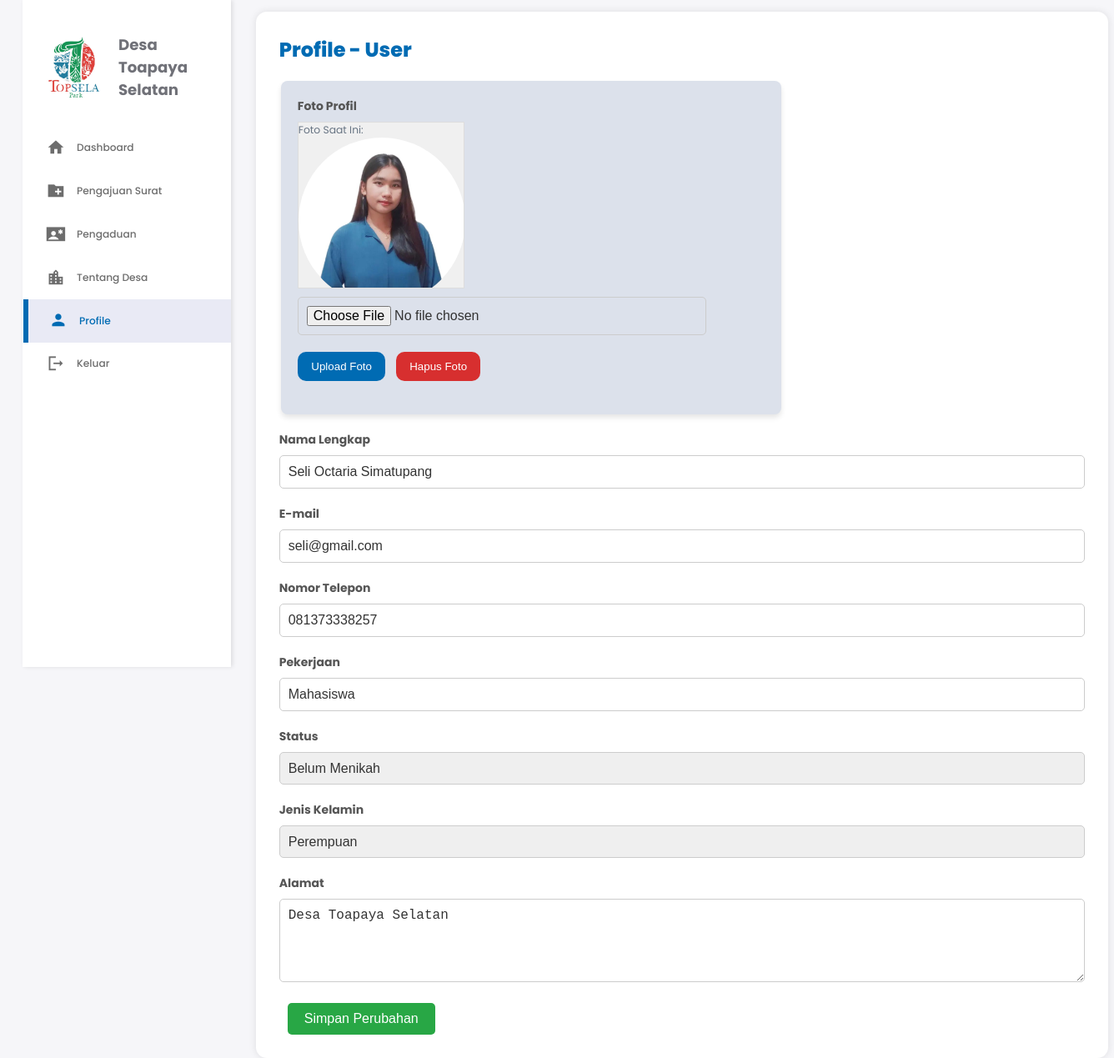
Page /topsela/profile.php (signed in) on the committed database.
### tables this page shows
CREATE TABLE `profile_user` (
  `id` int(11) NOT NULL,
  `role` varchar(4) NOT NULL,
  `nama` varchar(255) NOT NULL,
  `email` varchar(255) NOT NULL,
  `password` varchar(255) NOT NULL,
  `phone` varchar(15) NOT NULL,
  `status` enum('Pilih','Menikah','Belum Menikah') DEFAULT 'Pilih',
  `gender` enum('Pilih','Pria','Wanita') DEFAULT 'Pilih',
  `alamat` text NOT NULL,
  `foto` varchar(255) DEFAULT NULL,
  `pekerjaan` varchar(255) NOT NULL
);

### topsela/profile.php (the view, shortened to what this page needs)
<?php
require_once('config.php');
$email = $_SESSION['email'];
$query = "SELECT * FROM profile_user WHERE email = ?";
$stmt = $conn->prepare($query);
$stmt->bind_param("s", $email);
$stmt->execute();
$result = $stmt->get_result();
$user = null;
if ($result->num_rows > 0) {
    $user = $result->fetch_assoc();
} else {
    echo "<script>alert('Data tidak ditemukan'); window.location='dashboard.php';</script>";
    exit();
}
?>
<!DOCTYPE html>
<html lang="en">
<head>
    <link rel="stylesheet" href="dashboard.css">
</head>
<body>
    <div class="container">
        <aside class="sidebar-container">
            <div class="top">
                <div class="logo">
                    <img src="logo.jpg" alt="Logo">
                    <h2 class="text-muted">Desa Toa<span class="danger">paya Selatan</span></h2>
                </div>
            </div>
            <div class="sidebar">
                <a href="dashboard.php"><span class="material-icons-sharp">home</span><h3>Dashboard</h3></a>
                <a href="Pengajuan-surat.php"><span class="material-icons-sharp">create_new_folder</span><h3>Pengajuan Surat</h3></a>
                <a href="pengaduan.php"><span class="material-icons-sharp">contact_emergency</span><h3>Pengaduan</h3></a>
                <a href="tentang-desa.php"><span class="material-icons-sharp">location_city</span><h3>Tentang Desa</h3></a>
                <a href="profile.php" class="active"><span class="material-icons-sharp">person</span><h3>Profile</h3></a>
                <a href="index.html" id="logout">
            <span class="material-icons-sharp">logout</span>
            <h3>Keluar</h3>
          </a>
              </div>
        </aside>
        <main class="main-container">
            <h1>Profile - User</h1>
            <div class="profile-container">
                <form method="POST" enctype="multipart/form-data">
                    <div class="form-group">
                      <label for="profile_photo">Foto Profil</label>
                      <div class="file-preview-container">
                        <div class="preview-container">
                          <?php if (!empty($user['foto'])): ?>
                            <p>Foto Saat Ini:</p>
                            <img src="<?= htmlspecialchars($user['foto']); ?>" alt="Foto Profil" style="width: 200px; height: 200px; object-fit: cover;">
                          <?php endif; ?>
                        </div>
                        <input type="file" id="profile_photo" name="profile_photo" accept="image/*" onchange="previewImage(event)">
                          <div class="upload-buttons">
                            <button type="button" onclick="document.getElementById('profile_photo').click()">Upload Foto</button>
                            <button type="submit" name="remove_photo" value="remove">Hapus Foto</button>
                          </div>
                        </div>
                    </div>
                          </div>
                    <div class="form-group">
                        <label for="name">Nama Lengkap</label>
                        <input type="text" id="name" name="name" value="<?= htmlspecialchars($user['nama']); ?>" required>
                    </div>
                    <div class="form-group">
                        <label for="email">E-mail</label>
                        <input type="email" id="email" value="<?= htmlspecialchars($user['email']); ?>" readonly>
                    </div>
                    <div class="form-group">
                        <label for="phone">Nomor Telepon</label>
                        <input type="text" id="phone" name="phone" value="<?= htmlspecialchars($user['phone']); ?>" required>
                    </div>
                    <div class="form-group">
                        <label for="pekerjaan">Pekerjaan</label>
                        <input type="text" id="pekerjaan" name="pekerjaan" value="<?= htmlspecialchars($user['pekerjaan']); ?>" required>
                    </div>
                    <div class="form-group">
                        <label for="status">Status</label>
                        <select id="status" name="status" required>
                            <option value="Belum Menikah" <?= ($user['status'] == 'Belum Menikah') ? 'selected' : ''; ?>>Belum Menikah</option>
                        </select>
                    </div>
                    <div class="form-group">
                        <label for="gender">Jenis Kelamin</label>
                        <select id="gender" name="gender" required>
                            <option value="Wanita" <?= ($user['gender'] == 'Wanita') ? 'selected' : ''; ?>>Perempuan</option>
                        </select>
                    </div>
                    <div class="form-group">
                        <label for="address">Alamat</label>
                        <textarea id="address" name="address" required><?= htmlspecialchars($user['alamat']); ?></textarea>
                    </div>
                    <div class="form-actions">
                        <button type="submit">Simpan Perubahan</button>
                    </div>
            </div>
</body>
</html>

### topsela/dashboard.css (style rules this page uses)
:root { --color-primary: #006bb3; --color-danger: #d72f2f; --color-success: #28a745; --color-warning: #ffbb55; --color-white: #fff; --color-info-dark: #6d6d6d; --color-info-light: #dce1eb; --color-dark: #363949; --color-light: rgba(132, 139, 200, 0.18); --color-primary-variant: #005b99; --color-dark-variant: #677483; --color-background: #f6f6f9; --card-border-radius: 2rem; --border-radius-1: 0.4rem; --border-radius-2: 0.8rem; --border-radius-3: 1.2rem; --card-padding: 1.8rem; --padding-1: 1.2rem; --box-shadow: 0 2rem 3rem var(--color-light); }
* { margin: 0; padding: 0; outline: 0; appearance: none; border: 0; text-decoration: none; list-style: none; box-sizing: border-box; }
html { font-size: 14px; }
body { width: 100vw; height: 100vh; font-family: 'Poppins', sans-serif; font-size: 0.88rem; background: var(--color-background); user-select: none; overflow-x: hidden; }
.container { display: grid; width: 96%; margin: 0 auto; gap: 1.8rem; grid-template-columns: 14rem auto; }
a { color: var(--color-dark); }
img { display: block; width: 100%; border-radius: 50%; }
h1 { font-weight: 800; font-size: 1.8rem; }
h2 { font-size: 1.4rem; }
h3 { font-size: 0.87rem; }
.text-muted { color: var(--color-info-dark); }
p { color: var(--color-dark-variant); }
.danger { color: var(--color-danger); }
aside { width: 250px; background-color: var(--color-white); color: #ffffff; display: flex; flex-direction: column; justify-content: space-between; padding: 20px; box-shadow: 2px 0 5px rgba(0, 0, 0, 0.1); height: 100vh; overflow: hidden; position: fixed; }
aside .top { background: white; display: flex; align-items: center; justify-content: space-between; margin-top: 1.4rem; }
aside .logo { display: flex; gap: 0.8rem; }
aside .logo img { width: 6rem; height: 6rem; border-radius: 50%; }
aside .logo h2 { font-size: 1.3rem; color: #707178; }
aside .logo h2 span { color: #707178; }
aside .sidebar { background: white; display: flex; flex-direction: column; height: 86vh; width: 50vw; position: relative; top: 2rem; margin-left: -19px; }
aside h3 { font-weight: 500; }
aside .sidebar a { display: flex; color: var(--color-info-dark); margin-left: 2rem; gap: 1rem; align-items: center; height: 3.7rem; transition: all 300ms ease; }
aside .sidebar a span { font-size: 1.6rem; transition: all 300ms ease; }
aside .sidebar a.active { background: var(--color-light); color: var(--color-primary); margin-left: 0; }
aside .sidebar a.active:before { content: ""; width: 6px; height: 100%; background: var(--color-primary); }
aside .sidebar a.active span { color: var(--color-primary); margin-left: calc(1rem - 3px); }
main { width: 73rem; padding: 1.5rem; position: center; margin-top: 1rem; margin-right: 1rem; margin-left: 20rem; }
main h1 { font-size: 24px; color: var(--color-primary); margin-bottom: 20px; }
.main-container { flex: 3; padding: 2rem; background-color: white; box-shadow: 0 0 10px rgba(0, 0, 0, 0.1); border-radius: 13px; box-sizing: border-box; }
.profile-container { margin-top: -2rem; background: #ebf2fd; padding: 2rem; border-radius: 1rem; box-shadow: 0 0 10px rgba(0, 0, 0, 0.1); }
.form-group { flex: 1; }
.form-group label { display: block; font-weight: bold; margin-bottom: 5px; }
.form-group input, .form-group select { width: 400px; padding: 10px; border: 1px solid #292929; border-radius: 4px; font-size: 14px; }
.profile-container form { display: grid; grid-template-columns: repeat(2, 1fr); gap: 20px; }
.profile-container form .form-group { display: flex; flex-direction: column; }
.form-actions button { padding: 10px 20px; margin-left: 10px; border: none; border-radius: 4px; cursor: pointer; }

### rows in the picture
profile_user: foto (picture), name "Seli Octaria Simatupang", email "seli@gmail.com", phone "081373338257", pekerjaan "Mahasiswa", status "Belum Menikah", gender "Perempuan", address "Desa Toapaya Selatan"
